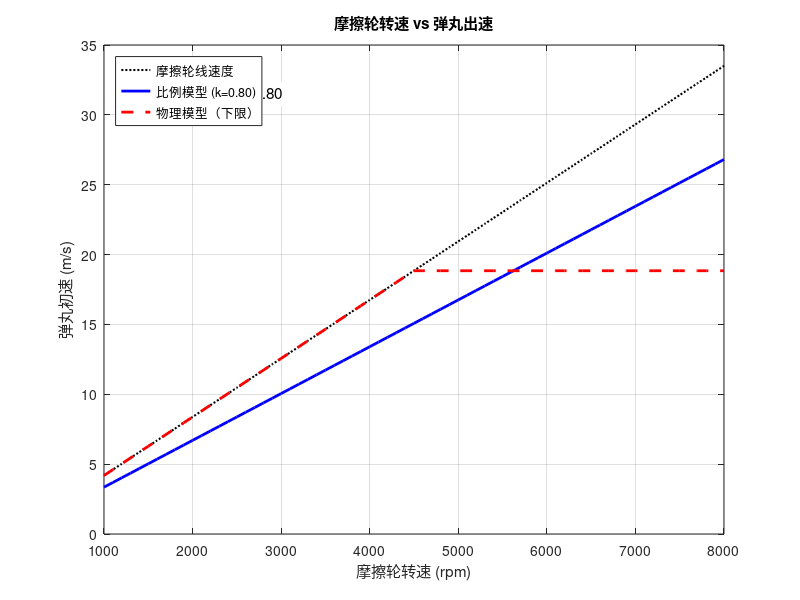

Write the MATLAB code that produced this figure.
%% 摩擦轮发射机构 - 弹丸初速比例计算（完整版）
% 本脚本基于线性比例模型 v = k * v_wheel 估算弹丸离开发射机构时的初速，
% 其中 v_wheel 为摩擦轮线速度，k 为综合比例系数（需实验标定）。
% 可选：同时绘制基于物理参数的摩擦力做功模型作为对比。

clear; clc; close all;

%% ===================== 1. 用户输入参数 =====================
% 摩擦轮几何参数
R_wheel = 0.04;          % 摩擦轮半径 (m)   [典型值 0.03~0.05]
d_ball = 0.017;          % 弹丸直径 (m)     [17mm]

% 比例模型参数
k_linear = 0.8;          % 比例系数（通常 0.6~0.9，需实验标定）

% 电机转速范围
n_min = 1000;            % 最小转速 (rpm)
n_max = 8000;            % 最大转速 (rpm)
n_step = 100;            % 转速步长 (rpm)

% 是否同时绘制物理模型对比（0=仅比例模型，1=包含物理模型）
enable_physics = 1;

%% ===================== 2. 物理模型参数（仅当 enable_physics=1 时使用）=====================
if enable_physics
    gap = 0.0165;            % 两摩擦轮间距 (m) [略小于弹丸直径]
    delta = d_ball - gap;    % 过盈量 (m)
    mu = 0.5;                % 摩擦系数（PU与塑料弹丸）
    E_pu = 30e6;             % 摩擦轮材料弹性模量 (Pa)
    nu_pu = 0.45;            % 泊松比
    m_ball = 0.0032;         % 弹丸质量 (kg)
    eta = 0.8;               % 能量传递效率
end

%% ===================== 3. 计算 =====================
rpm = n_min:n_step:n_max;                % 转速数组
v_wheel = (2 * pi * rpm / 60) * R_wheel; % 摩擦轮线速度 (m/s)
v_ball_linear = k_linear * v_wheel;      % 比例模型弹丸初速 (m/s)

if enable_physics
    % 物理模型：摩擦力做功估算
    E_star = E_pu / (1 - nu_pu^2);
    N_avg = sqrt( (16 * R_wheel * E_star^2 * delta^3) / 9 );
    theta = acos(1 - delta / R_wheel);
    L_contact = R_wheel * 2 * theta;
    W_fric = mu * N_avg * L_contact;
    v_theory_min = sqrt(2 * eta * W_fric / m_ball);
    v_ball_physics = min(v_wheel, v_theory_min * ones(size(v_wheel)));
end

%% ===================== 4. 绘制曲线 =====================
figure('Position', [100, 100, 800, 500]);

% 主图：转速-初速曲线
plot(rpm, v_wheel, 'k:', 'LineWidth', 1.5, 'DisplayName', '摩擦轮线速度'); hold on;
plot(rpm, v_ball_linear, 'b-', 'LineWidth', 2, 'DisplayName', sprintf('比例模型 (k=%.2f)', k_linear));
if enable_physics
    plot(rpm, v_ball_physics, 'r--', 'LineWidth', 2, 'DisplayName', '物理模型（下限）');
end
xlabel('摩擦轮转速 (rpm)');
ylabel('弹丸初速 (m/s)');
title('摩擦轮转速 vs 弹丸出速');
legend('Location', 'northwest');
grid on;
xlim([n_min, n_max]);

% 在图上标注比例系数
text(0.1, 0.9, sprintf('比例系数 k = %.2f', k_linear), 'Units', 'normalized', ...
    'FontSize', 11, 'BackgroundColor', 'white');

%% ===================== 5. 命令行输出 =====================
fprintf('\n========== 比例模型计算结果 ==========\n');
fprintf('摩擦轮半径 R = %.3f m\n', R_wheel);
fprintf('比例系数 k = %.2f\n', k_linear);
fprintf('转速范围 %d ~ %d rpm\n', n_min, n_max);
fprintf('\n转速(rpm)\t线速度(m/s)\t比例模型初速(m/s)');
if enable_physics
    fprintf('\t物理模型初速(m/s)');
end
fprintf('\n');

% 每隔一定步长输出一行（例如每10个点）
step_display = 10;
for i = 1:step_display:length(rpm)
    fprintf('%d\t\t%.2f\t\t%.2f', rpm(i), v_wheel(i), v_ball_linear(i));
    if enable_physics
        fprintf('\t\t\t%.2f', v_ball_physics(i));
    end
    fprintf('\n');
end
fprintf('...\n');
fprintf('=======================================\n');

%% ===================== 6. （可选）保存数据到文件 =====================
% 如需保存数据，取消下一行的注释
% save('friction_wheel_data.mat', 'rpm', 'v_wheel', 'v_ball_linear');
